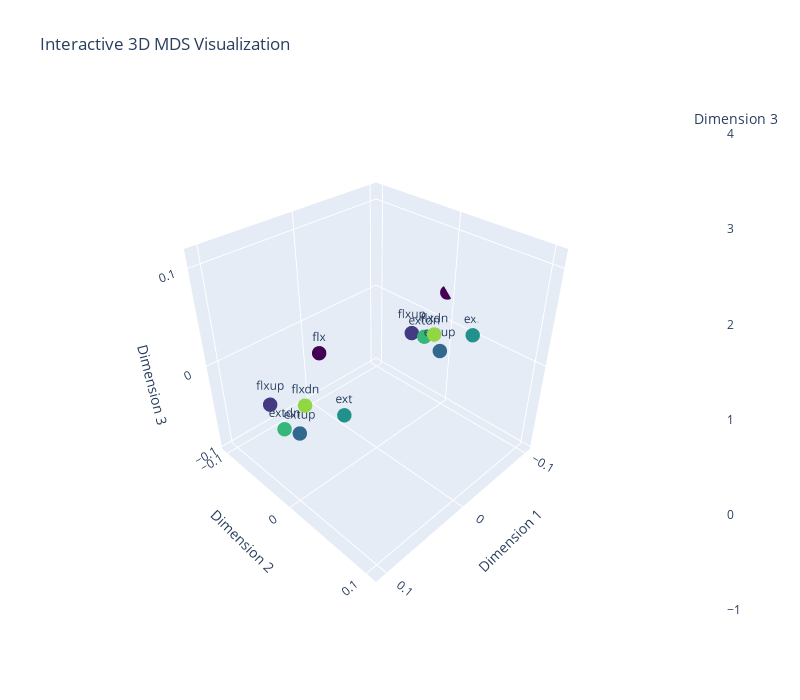

Write notebook code for a chart like this one.
### Markdown cell above
# MDS

### Code cell
import numpy as np
import matplotlib.cm as cm
import plotly.graph_objects as go

def plot_mds_3d_interactive(coords_3d, labels=None):
    """
    Create an interactive 3D scatter plot for MDS results with equal axes.
    
    Parameters:
    -----------
    coords_3d : numpy.array
        3D coordinates from MDS (N x 3)
    labels : list or None
        Labels for each point (default: numerical indices)
    """
    if labels is None:
        labels = [str(i) for i in range(len(coords_3d))]

    colors = []
    for i in range(len(labels)):
        if i < len(labels)/2:
            colors.append(cm.viridis(i / (len(labels)/2)))
        else:
            colors.append(cm.viridis((i - len(labels)/2) / (len(labels)/2)))
    # make it numpy array, N by 4 RGBA
    colors = np.array(colors)
    colors_hex = [mcolors.to_hex(color) for color in colors]

    # Calculate equal axis limits
    max_range = np.max([
        np.max(coords_3d[:, 0]) - np.min(coords_3d[:, 0]),
        np.max(coords_3d[:, 1]) - np.min(coords_3d[:, 1]),
        np.max(coords_3d[:, 2]) - np.min(coords_3d[:, 2])
    ]) / 2.0
    
    mid_x = (np.max(coords_3d[:, 0]) + np.min(coords_3d[:, 0])) / 2.0
    mid_y = (np.max(coords_3d[:, 1]) + np.min(coords_3d[:, 1])) / 2.0
    mid_z = (np.max(coords_3d[:, 2]) + np.min(coords_3d[:, 2])) / 2.0
    
    fig = go.Figure(data=[go.Scatter3d(
        x=coords_3d[:, 0],
        y=coords_3d[:, 1],
        z=coords_3d[:, 2],
        mode='markers+text',
        marker=dict(
            size=5,
            color=colors_hex,
            showscale=True,
            colorbar=dict(title="Dimension 3")
        ),
        text=labels,
        textposition="top center",
        textfont=dict(size=12),
        hovertemplate='<b>%{text}</b><br>' +
                      'Dim 1: %{x:.3f}<br>' +
                      'Dim 2: %{y:.3f}<br>' +
                      'Dim 3: %{z:.3f}<br>' +
                      '<extra></extra>'
    )])
    
    fig.update_layout(
        title='Interactive 3D MDS Visualization',
        scene=dict(
            xaxis=dict(
                title='Dimension 1',
                range=[mid_x - max_range, mid_x + max_range]
            ),
            yaxis=dict(
                title='Dimension 2',
                range=[mid_y - max_range, mid_y + max_range]
            ),
            zaxis=dict(
                title='Dimension 3',
                range=[mid_z - max_range, mid_z + max_range]
            ),
            aspectmode='cube',  # Force equal aspect ratio
            camera=dict(
                eye=dict(x=1.5, y=1.5, z=1.5)
            )
        ),
        width=800,
        height=700,
        hovermode='closest'
    )
    
    return fig

def classical_mds(D, n_components=2):
    """
    Classical Multidimensional Scaling (MDS) on a dissimilarity matrix.
    
    Also known as Principal Coordinates Analysis (PCoA) or Torgerson's scaling.
    
    Parameters:
    -----------
    D : numpy.array
        Symmetric dissimilarity/distance matrix (N x N)
    n_components : int, default=2
        Number of dimensions for the output (2 or 3 for visualization)
    
    Returns:
    --------
    Y : numpy.array
        Configuration matrix (N x n_components) with embedded coordinates
    eigenvalues : numpy.array
        Eigenvalues corresponding to the dimensions
    """
    # Number of points
    n = len(D)
    
    # Centering matrix
    H = np.eye(n) - np.ones((n, n)) / n
    
    # Double centering: B = -0.5 * H * D^2 * H
    B = -H.dot(D**2).dot(H) / 2
    
    # Eigendecomposition
    eigenvalues, eigenvectors = np.linalg.eigh(B)
    
    # Sort by eigenvalue in descending order
    idx = np.argsort(eigenvalues)[::-1]
    eigenvalues = eigenvalues[idx]
    eigenvectors = eigenvectors[:, idx]
    
    # Select only positive eigenvalues and corresponding eigenvectors
    positive_idx = eigenvalues > 0
    eigenvalues = eigenvalues[positive_idx]
    eigenvectors = eigenvectors[:, positive_idx]
    
    # Compute coordinates for the requested number of components
    n_components = min(n_components, len(eigenvalues))
    Y = eigenvectors[:, :n_components] @ np.diag(np.sqrt(eigenvalues[:n_components]))
    
    return Y, eigenvalues[:n_components]

region = 'PMd'

np.random.seed(42)
tmp = RDMs_unimanual[(RDMs_unimanual['region']==region)]
labels = tmp['labels'].values[0]
D = tmp['D^2'].to_list()
D = np.array(D)
D = np.sign(D) * np.sqrt(np.abs(D))
D = np.mean(D, axis=0)
# D = np.abs(D)

# Perform classical MDS to 2D
coords_2d, eigenvals_2d = classical_mds(D, n_components=2)
print("2D coordinates:")
print(coords_2d)
print("\nEigenvalues:", eigenvals_2d)

# Perform classical MDS to 3D
coords_3d, eigenvals_3d = classical_mds(D, n_components=3)
print("\n3D coordinates:")
print(coords_3d)
print("\nEigenvalues:", eigenvals_3d)

# Optional: Plot the results
import matplotlib.pyplot as plt

plt.figure(figsize=(12, 5))

# 2D plot
plt.subplot(121)
plt.scatter(coords_2d[:, 0], coords_2d[:, 1], s=20)
for i in range(len(coords_2d)):
    plt.annotate(f'{labels[i]}', (coords_2d[i, 0], coords_2d[i, 1]), 
                fontsize=12, ha='center')
plt.xlabel('Dimension 1')
plt.ylabel('Dimension 2')
plt.title('Classical MDS - 2D')
plt.grid(True, alpha=0.3)
plt.axis('equal')

# 3D plot
from mpl_toolkits.mplot3d import Axes3D
ax = plt.subplot(122, projection='3d')
ax.scatter(coords_3d[:, 0], coords_3d[:, 1], coords_3d[:, 2], s=20)
for i in range(len(coords_3d)):
    ax.text(coords_3d[i, 0], coords_3d[i, 1], coords_3d[i, 2], 
            f'{labels[i]}', fontsize=12)
ax.set_xlabel('Dimension 1')
ax.set_ylabel('Dimension 2')
ax.set_zlabel('Dimension 3')
ax.set_title('Classical MDS - 3D')

plt.tight_layout()
plt.show()

# Create labels (e.g., condition names)
# labels = [f'Condition {i+1}' for i in range(12)]
labels = tmp['labels'].values[0]
# Plot
fig = plot_mds_3d_interactive(coords_3d, labels=labels)
fig.show()

### Figure 1 — Plotly figure (JSON) as saved in the notebook; plotly's stock layout.template omitted (floating-point values rounded to 4 significant figures)
{"data": [{"hovertemplate": "<b>%{text}</b><br>Dim 1: %{x:.3f}<br>Dim 2: %{y:.3f}<br>Dim 3: %{z:.3f}<br><extra></extra>", "marker": {"color": ["#440154", "#443983", "#31688e", "#21918c", "#35b779", "#90d743", "#440154", "#443983", "#31688e", "#21918c", "#35b779", "#90d743"], "colorbar": {"title": {"text": "Dimension 3"}}, "showscale": true, "size": 5}, "mode": "markers+text", "text": ["flx", "flxup", "extup", "ext", "extdn", "flxdn", "flx", "flxup", "extup", "ext", "extdn", "flxdn"], "textfont": {"size": 12}, "textposition": "top center", "type": "scatter3d", "x": [0.05804, 0.09953, 0.09532, 0.06815, 0.1121, 0.09386, -0.1084, -0.0778, -0.08321, -0.09969, -0.0809, -0.07702], "y": [-0.0112, -0.03138, 0.002209, 0.02956, 0.005047, 0.01098, -0.008713, -0.02698, 0.006808, 0.03319, -0.01257, 0.003044], "z": [0.03635, -0.007432, -0.0221, -0.001702, -0.004916, 0.01289, 0.03017, -0.01249, -0.02116, 0.002366, -0.01179, -0.0001869]}], "layout": {"height": 700, "hovermode": "closest", "scene": {"aspectmode": "cube", "camera": {"eye": {"x": 1.5, "y": 1.5, "z": 1.5}}, "xaxis": {"range": [-0.1084, 0.1121], "title": {"text": "Dimension 1"}}, "yaxis": {"range": [-0.1094, 0.1112], "title": {"text": "Dimension 2"}}, "zaxis": {"range": [-0.1032, 0.1174], "title": {"text": "Dimension 3"}}}, "title": {"text": "Interactive 3D MDS Visualization"}, "width": 800}}
